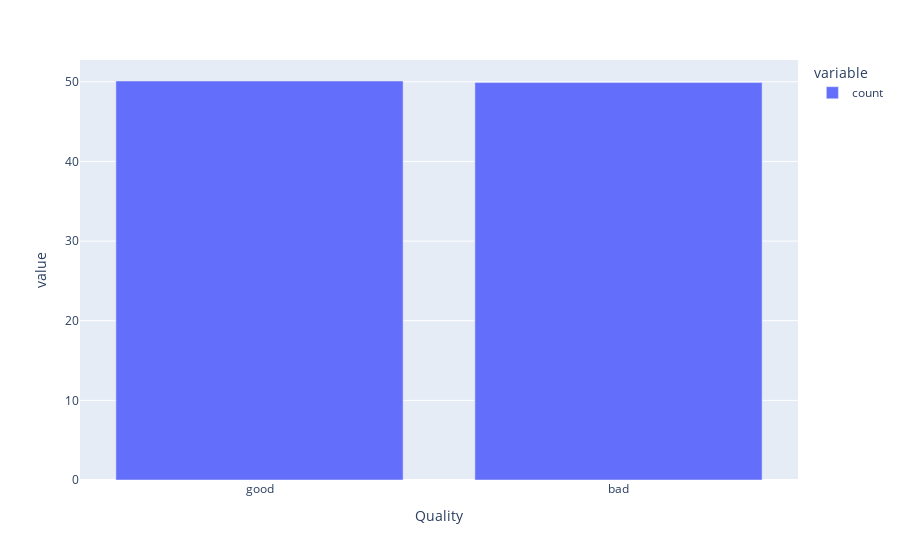

The notebook cell this image was saved under:
### Markdown cell above
### EDA

### Code cell
# Distribuição da Variável Target - Percentual
px.bar(df_frutas.value_counts('Quality') / len(df_frutas) * 100)

### Figure 1 — Plotly figure (JSON) as saved in the notebook; plotly's stock layout.template omitted (floating-point values rounded to 4 significant figures)
{"data": [{"hovertemplate": "variable=count<br>Quality=%{x}<br>value=%{y}<extra></extra>", "legendgroup": "count", "marker": {"color": "#636efa", "pattern": {"shape": ""}}, "name": "count", "orientation": "v", "showlegend": true, "textposition": "auto", "type": "bar", "x": ["good", "bad"], "xaxis": "x", "y": [50.1, 49.9], "yaxis": "y"}], "layout": {"barmode": "relative", "legend": {"title": {"text": "variable"}, "tracegroupgap": 0}, "margin": {"t": 60}, "xaxis": {"anchor": "y", "domain": [0, 1], "title": {"text": "Quality"}}, "yaxis": {"anchor": "x", "domain": [0, 1], "title": {"text": "value"}}}}
